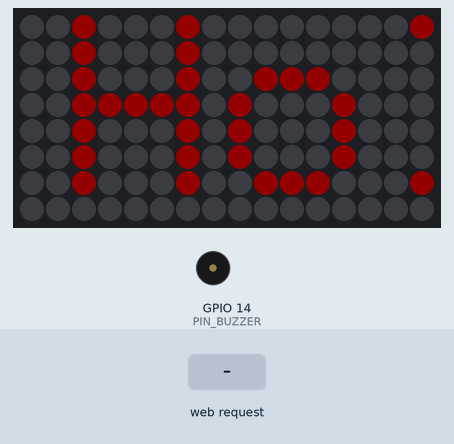
Recording of a sketch running on a simulated ESP32. On the bench: 16×8 RGB LED matrix (first LED top left, wired row by row), buzzer (waves = sounding, pin HIGH). The inputs (shaded band) are chosen by the test bench. Dim RGB values are drawn brighter than linear; WiFi joins after 1.5 s; servers stay silent unless stated; what the sketch prints to the serial monitor is not drawn.

Above: at 2.7 s.
2.8 s: HTTP request GET /set?msg=1 received
At 3.0 s:
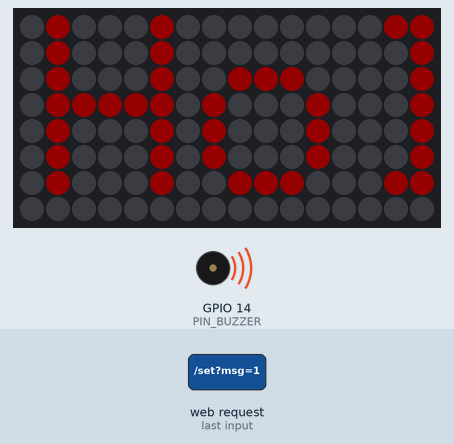
4.8 s: HTTP request GET /set?msg=0 received
At 5.14 s:
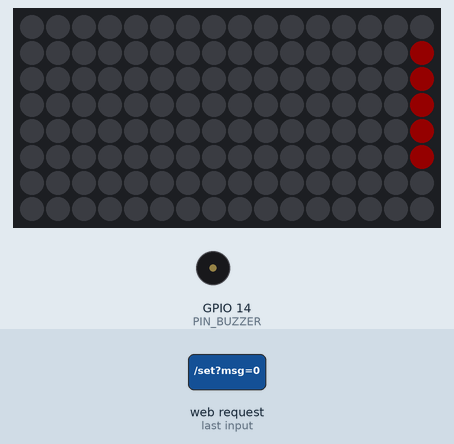
Timing chart, 0 to 7.8 s (numbered marks = the images above; inputs shaded):
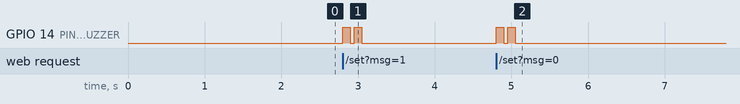

The sketch:

billboard.ino
```cpp
#include <WiFi.h>
#include <WebServer.h>
#include <Adafruit_GFX.h>
#include <Adafruit_NeoMatrix.h>
#include <Adafruit_NeoPixel.h>

const char* ssid = "unibuc_free_7";
const char* password = "adrian2511";

#define PIN_LED 13
#define PIN_BUZZER 14
#define MAT_W 8
#define MAT_H 8
#define TILES_X 2
#define TILES_Y 1

Adafruit_NeoMatrix matrix = Adafruit_NeoMatrix(MAT_W, MAT_H, TILES_X, TILES_Y, PIN_LED,
  NEO_MATRIX_TOP     + NEO_MATRIX_LEFT + NEO_MATRIX_ROWS + NEO_MATRIX_PROGRESSIVE +
  NEO_TILE_TOP       + NEO_TILE_LEFT + NEO_TILE_ROWS + NEO_TILE_PROGRESSIVE,
  NEO_GRB            + NEO_KHZ800);

WebServer server(80);

String scrollText = "Holla!";
int x_pos;
int minX;

const char index_html[] PROGMEM = R"rawliteral(
<!DOCTYPE HTML><html>
<head>
  <title>ESP32 Billboard</title>
  <meta name="viewport" content="width=device-width, initial-scale=1">
  <style>
    body { font-family: Arial; text-align: center; background-color: #222; color: white; padding-top: 50px; }
    input[type=text] { padding: 10px; font-size: 20px; width: 80%; margin-bottom: 20px; border-radius: 5px; }
    input[type=submit] { background-color: #4CAF50; color: white; padding: 15px 32px; font-size: 20px; border: none; cursor: pointer; border-radius: 5px;}
  </style>
</head>
<body>
  <h1>Panou Control LED</h1>
  <form action="/set" method="GET">
    Mesaj: <input type="text" name="msg">
    <br>
    <input type="submit" value="Trimite la Panou">
  </form>
</body>
</html>
)rawliteral";

void setup() {

  Serial.begin(115200);
  pinMode(PIN_BUZZER, OUTPUT);
  digitalWrite(PIN_BUZZER, LOW);

  matrix.begin();
  matrix.setTextWrap(false);
  matrix.setBrightness(20);
  matrix.setTextColor(matrix.Color(255, 0, 0));

  x_pos = matrix.width();
  minX = -12 * 6;

  WiFi.begin(ssid, password);
  Serial.print("Conectam la WiFi");
  while(WiFi.status() != WL_CONNECTED){

    delay(500);
    Serial.print(".");
  }

  Serial.println("");
  Serial.print("Adresa IP Server: ");
  Serial.println(WiFi.localIP());

  server.on("/", HTTP_GET, []() {
    server.send(200, "text/html", index_html);
  });

  server.on("/set", HTTP_GET, []() {

    if(server.hasArg("msg")){

      scrollText = server.arg("msg");
      Serial.println("Mesaj nou: " + scrollText);

      digitalWrite(PIN_BUZZER, HIGH);
      delay(100);
      digitalWrite(PIN_BUZZER, LOW);
      delay(50);
      digitalWrite(PIN_BUZZER, HIGH);
      delay(100);
      digitalWrite(PIN_BUZZER, LOW);

      x_pos = matrix.width();

      server.send(200, "text/html", "<h1>Mesaj Trimis! <a href='/'>Inapoi</a></h1>");
    }else{
      server.send(400, "text/plain", "Lipseste mesajul");
    }

  });

  server.begin();

}

void loop() {

  server.handleClient();

  static unsigned long lastUpdate = 0;

  if(millis() - lastUpdate > 80){

    lastUpdate = millis();
    matrix.fillScreen(0);
    matrix.setCursor(x_pos, 0);
    matrix.print(scrollText);

    int textLen = scrollText.length() * 6;

    if(--x_pos < -textLen){
      x_pos = matrix.width();
    }

    matrix.show();

  }

}
```

Measured:
- after the input at 2.8 s, GPIO 14 (PIN_BUZZER): alternates HIGH for 0.10 s and LOW for 0.05 s, 4 changes in all, then stays LOW, starting at once
- after the input at 4.8 s, GPIO 14 (PIN_BUZZER): alternates HIGH for 0.10 s and LOW for 0.05 s, 4 changes in all, then stays LOW, starting at once
